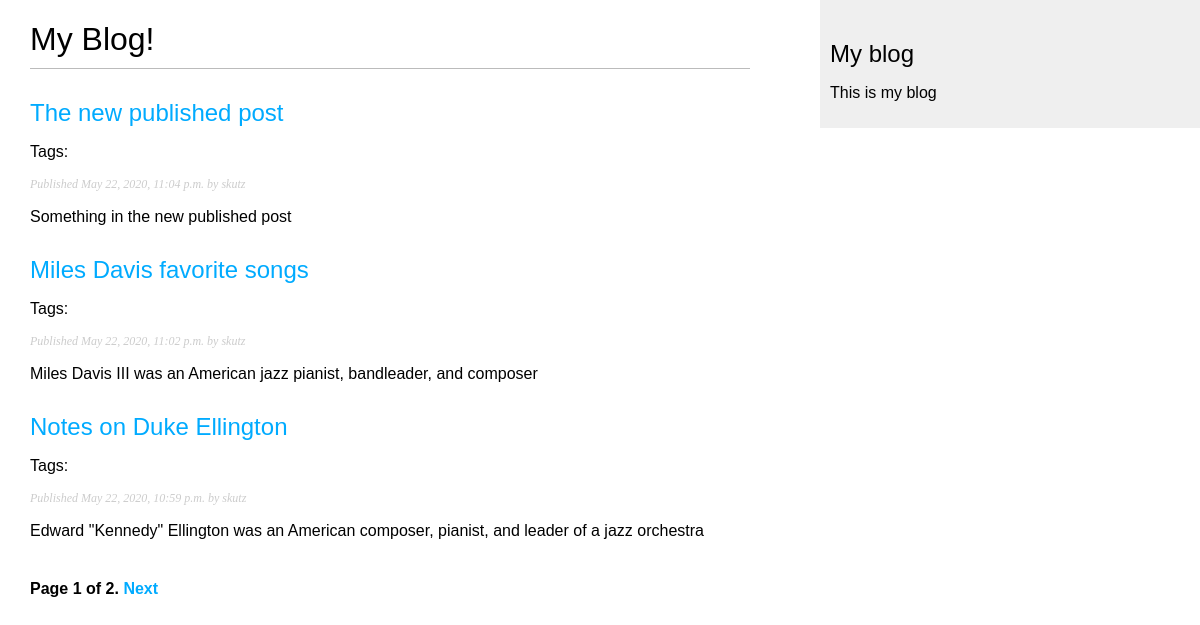
/blog/, run on an earlier commit of the app's database.
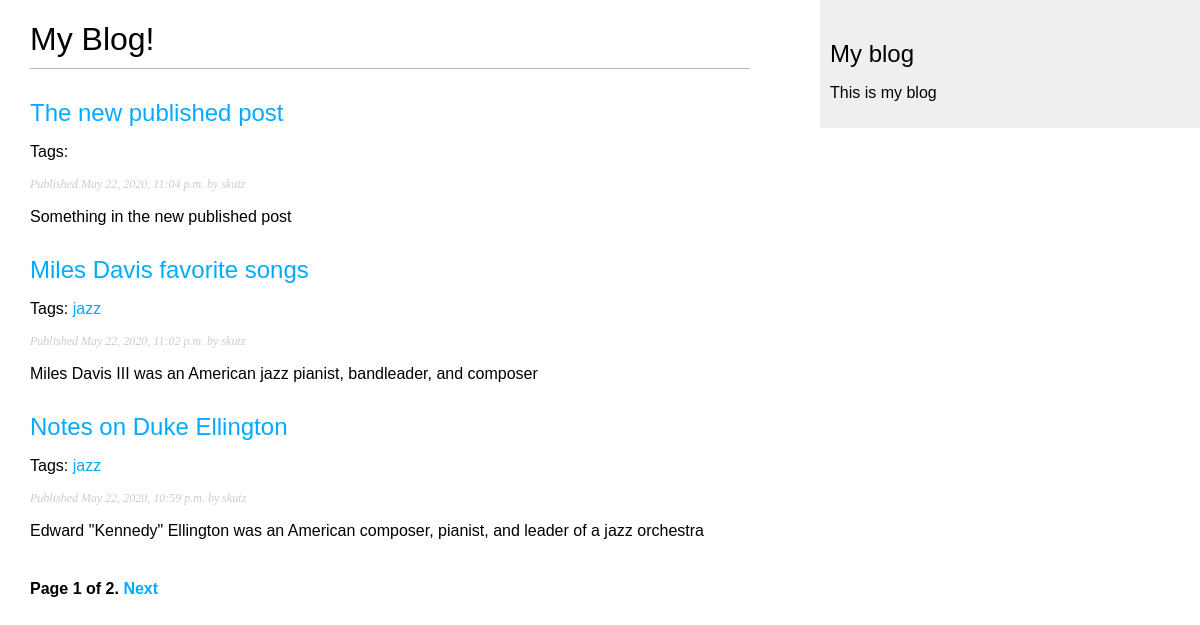
And on a later commit of the database.
### blog/models.py (models this page shows, shortened)
class Post(models.Model):
    STATUS_CHOICES = (
        ('draft', 'Draft'),
        ('published', 'Published'),
    )
    title = models.CharField(max_length = 250)
    slug = models.SlugField(max_length = 250, unique_for_date = 'publish')
    author = models.ForeignKey(User, on_delete = models.CASCADE, related_name = 'blog_posts')
    body = models.TextField()
    publish = models.DateTimeField(default = timezone.now) # date with timezone info
    created = models.DateField(auto_now_add = True) # date when post initially created
    updated = models.DateTimeField(auto_now=True)
    status = models.CharField(max_length = 10, choices = STATUS_CHOICES, default = 'draft')
    objects = models.Manager()
    published = PublishedManager()
    class Meta:     # just a class container with some options (metadata)
        ordering = ('-publish', )   # the negative puts in descending order from most recently pubished
    def get_absolute_url(self):
        return reverse("blog:post_detail",   # define args next, kwargs can also be implmented
                         args=[self.publish.year,
                               self.publish.month,
                               self.publish.day,
                               self.slug ])
    tags = TaggableManager()

### blog/views.py (the view)
# urls.py: path('', views.post_list, name = 'post_list'),
def post_list(request, tag_slug = None):
    object_list = Post.published.all()
    tag = None
    if tag_slug:
        tag = get_object_or_404(Tag, slug = tag_slug)
        object_list = object_list.filter(tags__in = [tag])
    paginator = Paginator(object_list, 3)   # provide 3 posts per page
    page = request.GET.get('page')
    try:
        posts = paginator.page(page)
    except PageNotAnInteger:
        posts = paginator.page(1)
    except EmptyPage:
        posts = paginator.page(paginator.num_pages)
    context = {'page': page, 'posts': posts, 'tag': tag}
    return render(request, 'blog/post/list.html', context)

### blog/models.py (called while the page is built)
    def get_queryset(self):
        return super(PublishedManager, self).get_queryset().filter(status='published')

### blog/templates/blog/post/list.html (shortened to what this page needs)
{% extends "blog/base.html" %}
{% block content %}
    <h1> My Blog! </h1>
    {% for post in posts %}
        <h2>
            <a href = "{{ post.get_absolute_url }}">
                {{ post.title }}
            </a>
        </h2>
        <p class = "tags">
            Tags:
            {% for tag in post.tags.all %}
                <a href = "{% url "blog:post_list_by_tag" tag.slug %}">
                    {{ tag.name }}
                </a>
            {% endfor %}
        </p>
        <p class = "date">
            Published {{ post.publish }} by {{ post.author }}
        </p>
        {{ post.body|truncatewords:30|linebreaks}}
    {% endfor %}
    {% include "pagination.html" with page=posts %}
{%endblock%}

### blog/templates/blog/base.html (shortened to what this page needs)
{% load static %}
<!DOCTYPE html>
<html>
    <head>
        <link href = "{% static "css/blog.css"%}" rel = "stylesheet">
    </head>
    <body>
        <div id = "content">
            {% block content %}
            {% endblock %}
        </div>
        <div id = "sidebar">
            <h2> My blog </h2>
            <p> This is my blog </p>
        </div>
    </body>
</html>

### blog/templates/pagination.html (shortened to what this page needs)
<div class = "pagination">
    <span class = "step-links">
        <span class = "current">
            Page {{page.number}} of {{page.paginator.num_pages}}.
        </span>
        {% if page.has_next %}
            <a href = "?page={{page.next_page_number }}">Next</a>
        {%endif%}
    </span>
</div>

### blog/static/css/blog.css (style rules this page uses)
body { margin:0; padding:0; font-family:helvetica, sans-serif; }
a { color:#00abff; text-decoration:none; }
h1 { font-weight:normal; border-bottom:1px solid #bbb; padding:0 0 10px 0; }
h2 { font-weight:normal; margin:30px 0 0; }
#content { float:left; width:60%; padding:0 0 0 30px; }
#sidebar { float:right; width:30%; padding:10px; background:#efefef; height:100%; }
p.date { color:#ccc; font-family: georgia, serif; font-size: 12px; font-style: italic; }
.pagination { margin:40px 0; font-weight:bold; }

What changed in the data, as far as the page shows it:
changed Post "Miles Davis favorite songs": gains Tag (name "jazz")
changed Post "Notes on Duke Ellington": gains Tag (name "jazz")
